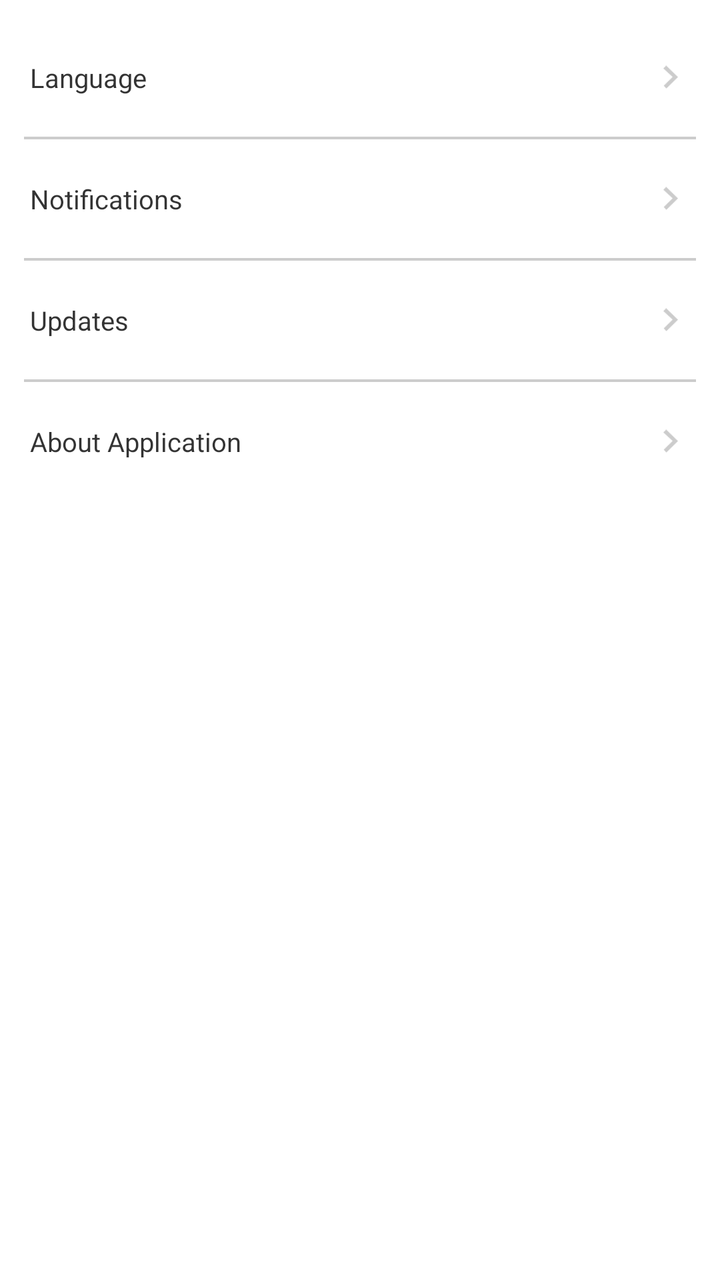
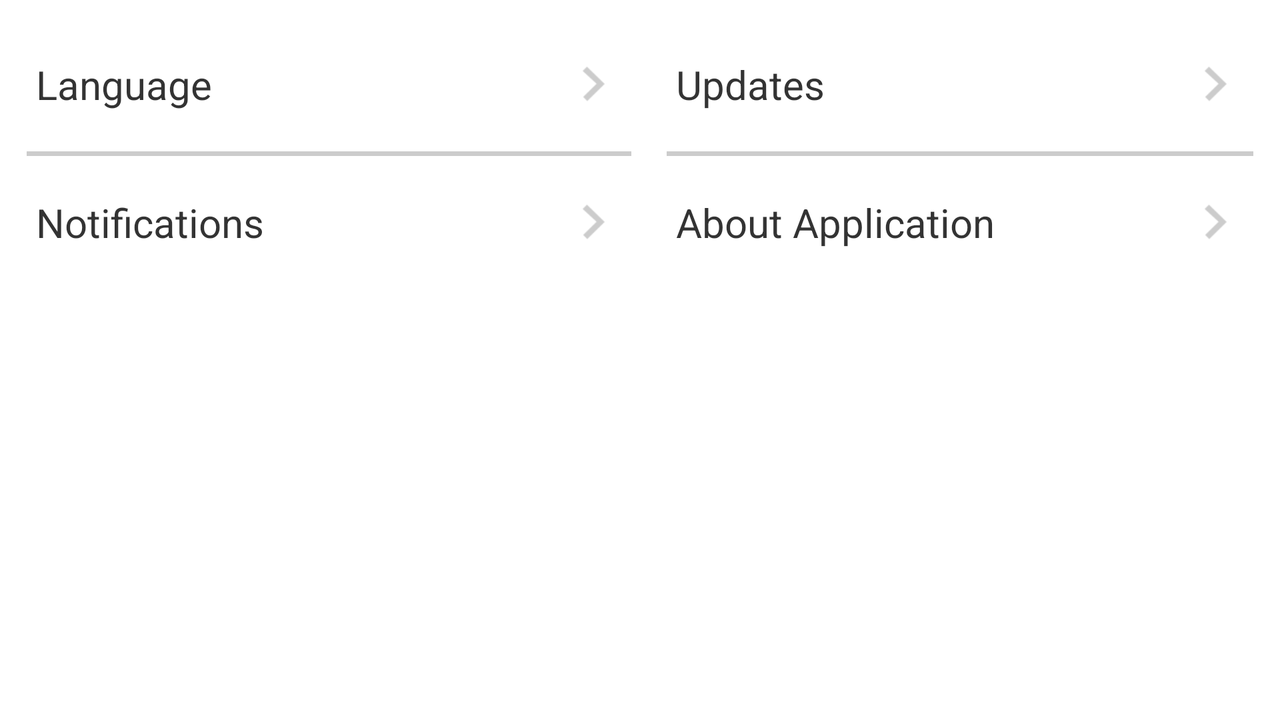

Compare how this app lays out the same screen by default and in its alternative resource folder. The renders come first, then the two layout files and the values they reference.
<!-- AndroidManifest.xml: application theme android:Theme.Holo.Light.NoActionBar -->
<!-- res/layout/fragment_preference.xml -->
<LinearLayout xmlns:android="http://schemas.android.com/apk/res/android"
    xmlns:tools="http://schemas.android.com/tools"
    android:layout_width="match_parent"
    android:layout_height="match_parent"
    android:background="@drawable/bg"
    android:orientation="vertical" >

    <LinearLayout
        android:layout_width="match_parent"
        android:layout_height="wrap_content"
        android:layout_margin="@dimen/layout_30"
        android:layout_weight="1"
        android:orientation="vertical" >

        <LinearLayout
            android:id="@+id/ll_language"
            android:layout_width="match_parent"
            android:layout_height="@dimen/layout_200"
            android:background="#ffffff"
            android:clickable="true"
            android:gravity="center"
            android:onClick="onClick"
            android:orientation="horizontal" >

            <TextView
                style="@style/styleTextView_row"
                android:layout_width="wrap_content"
                android:layout_height="wrap_content"
                android:layout_marginLeft="@dimen/layout_20"
                android:text="@string/s_language" />

            <View
                android:layout_width="match_parent"
                android:layout_height="0dp"
                android:layout_weight="1" />

            <ImageView
                android:layout_width="@dimen/layout_25"
                android:layout_height="@dimen/layout_40"
                android:layout_margin="@dimen/layout_40"
                android:src="@drawable/arrow" />
        </LinearLayout>

        <View
            android:layout_width="match_parent"
            android:layout_height="@dimen/layout_5"
            android:layout_marginLeft="@dimen/layout_10"
            android:layout_marginRight="@dimen/layout_10"
            android:background="#cccccc" />

        <LinearLayout
            android:id="@+id/ll_notifications"
            android:layout_width="match_parent"
            android:layout_height="@dimen/layout_200"
            android:background="#ffffff"
            android:clickable="true"
            android:gravity="center"
            android:onClick="onClick"
            android:orientation="horizontal" >

            <TextView
                style="@style/styleTextView_row"
                android:layout_width="wrap_content"
                android:layout_height="match_parent"
                android:layout_marginLeft="@dimen/layout_20"
                android:gravity="center"
                android:text="@string/s_notifications" />

            <View
                android:layout_width="match_parent"
                android:layout_height="0dp"
                android:layout_weight="1" />

            <ImageView
                android:layout_width="@dimen/layout_25"
                android:layout_height="@dimen/layout_40"
                android:layout_margin="@dimen/layout_40"
                android:src="@drawable/arrow" />
        </LinearLayout>

        <View
            android:layout_width="match_parent"
            android:layout_height="@dimen/layout_5"
            android:layout_marginLeft="@dimen/layout_10"
            android:layout_marginRight="@dimen/layout_10"
            android:background="#cccccc" />

        <LinearLayout
            android:id="@+id/ll_update"
            android:layout_width="match_parent"
            android:layout_height="@dimen/layout_200"
            android:background="#ffffff"
            android:clickable="true"
            android:gravity="center"
            android:onClick="onClick"
            android:orientation="horizontal" >

            <TextView
                style="@style/styleTextView_row"
                android:layout_width="wrap_content"
                android:layout_height="match_parent"
                android:layout_marginLeft="@dimen/layout_20"
                android:gravity="center"
                android:text="@string/s_update" />

            <View
                android:layout_width="match_parent"
                android:layout_height="0dp"
                android:layout_weight="1" />

            <ImageView
                android:layout_width="@dimen/layout_25"
                android:layout_height="@dimen/layout_40"
                android:layout_margin="@dimen/layout_40"
                android:src="@drawable/arrow" />
        </LinearLayout>

        <View
            android:layout_width="match_parent"
            android:layout_height="@dimen/layout_5"
            android:layout_marginLeft="@dimen/layout_10"
            android:layout_marginRight="@dimen/layout_10"
            android:background="#cccccc" />

        <LinearLayout
            android:id="@+id/ll_about_application"
            android:layout_width="match_parent"
            android:layout_height="@dimen/layout_200"
            android:background="#ffffff"
            android:clickable="true"
            android:gravity="center"
            android:onClick="onClick"
            android:orientation="horizontal" >

            <TextView
                style="@style/styleTextView_row"
                android:layout_width="wrap_content"
                android:layout_height="match_parent"
                android:layout_marginLeft="@dimen/layout_20"
                android:gravity="center"
                android:text="@string/s_about_application" />

            <View
                android:layout_width="match_parent"
                android:layout_height="0dp"
                android:layout_weight="1" />

            <ImageView
                android:layout_width="@dimen/layout_25"
                android:layout_height="@dimen/layout_40"
                android:layout_margin="@dimen/layout_40"
                android:src="@drawable/arrow" />
        </LinearLayout>
    </LinearLayout>

</LinearLayout>
<!-- resources referenced by this layout -->
<resources>
  <!-- from res/values-w320dp/ -->
  <dimen name="layout_10">2.96dp</dimen>
  <!-- from res/values-w320dp/ -->
  <dimen name="layout_20">5.93dp</dimen>
  <!-- from res/values-w320dp/ -->
  <dimen name="layout_200">59.26dp</dimen>
  <!-- from res/values-w320dp/ -->
  <dimen name="layout_25">7.41dp</dimen>
  <!-- from res/values-w320dp/ -->
  <dimen name="layout_30">8.89dp</dimen>
  <!-- from res/values-w320dp/ -->
  <dimen name="layout_40">11.85dp</dimen>
  <!-- from res/values-w320dp/ -->
  <dimen name="layout_5">1.48dp</dimen>
  <!-- drawable arrow: png bitmap (drawable-xxhdpi, 1460 bytes) -->
  <string name="s_about_application">About Application</string>
  <string name="s_language">Language</string>
  <string name="s_notifications">Notifications</string>
  <string name="s_update">Updates</string>
  <style name="styleTextView_row">
          <item name="android:textSize">@dimen/textSize45</item>
          <item name="android:textColor">#000000</item>
          <item name="android:alpha">0.8</item>
      </style>
  <!-- from res/values-w320dp/ -->
  <dimen name="textSize45">13.33sp</dimen>
</resources>
<!-- res/layout-land/fragment_preference.xml (the repository's variant of the layout above) -->
<!-- drawn on the phone turned sideways -->
<LinearLayout xmlns:android="http://schemas.android.com/apk/res/android"
    xmlns:tools="http://schemas.android.com/tools"
    android:layout_width="match_parent"
    android:layout_height="match_parent"
    android:background="@drawable/bg"
    android:orientation="vertical" >

    <LinearLayout
        android:layout_width="match_parent"
        android:layout_height="wrap_content"
        android:layout_margin="@dimen/layout_20"
        android:layout_weight="1"
        android:orientation="horizontal" >

        <LinearLayout
            android:layout_width="match_parent"
            android:layout_height="wrap_content"
            android:layout_weight="1"
            android:orientation="vertical" >

            <LinearLayout
                android:id="@+id/ll_language"
                android:layout_width="match_parent"
                android:layout_height="@dimen/layout_150"
                android:background="#ffffff"
                android:clickable="true"
                android:gravity="center"
                android:onClick="onClick"
                android:orientation="horizontal" >

                <TextView
                    style="@style/styleTextView_row"
                    android:layout_width="wrap_content"
                    android:layout_height="wrap_content"
                    android:layout_marginLeft="@dimen/layout_20"
                    android:text="@string/s_language" />

                <View
                    android:layout_width="match_parent"
                    android:layout_height="0dp"
                    android:layout_weight="1" />

                <ImageView
                    android:layout_width="@dimen/layout_25"
                    android:layout_height="@dimen/layout_40"
                    android:layout_margin="@dimen/layout_40"
                    android:src="@drawable/arrow" />
            </LinearLayout>

            <View
                android:layout_width="match_parent"
                android:layout_height="@dimen/layout_5"
                android:layout_marginLeft="@dimen/layout_10"
                android:layout_marginRight="@dimen/layout_10"
                android:background="#cccccc" />

            <LinearLayout
                android:id="@+id/ll_notifications"
                android:layout_width="match_parent"
                android:layout_height="@dimen/layout_150"
                android:background="#ffffff"
                android:clickable="true"
                android:gravity="center"
                android:onClick="onClick"
                android:orientation="horizontal" >

                <TextView
                    style="@style/styleTextView_row"
                    android:layout_width="wrap_content"
                    android:layout_height="match_parent"
                    android:layout_marginLeft="@dimen/layout_20"
                    android:gravity="center"
                    android:text="@string/s_notifications" />

                <View
                    android:layout_width="match_parent"
                    android:layout_height="0dp"
                    android:layout_weight="1" />

                <ImageView
                    android:layout_width="@dimen/layout_25"
                    android:layout_height="@dimen/layout_40"
                    android:layout_margin="@dimen/layout_40"
                    android:src="@drawable/arrow" />
            </LinearLayout>
        </LinearLayout>

        <LinearLayout
            android:layout_width="match_parent"
            android:layout_height="wrap_content"
            android:layout_marginLeft="@dimen/layout_20"
            android:layout_weight="1"
            android:orientation="vertical" >

            <LinearLayout
                android:id="@+id/ll_update"
                android:layout_width="match_parent"
                android:layout_height="@dimen/layout_150"
                android:background="#ffffff"
                android:clickable="true"
                android:gravity="center"
                android:onClick="onClick"
                android:orientation="horizontal" >

                <TextView
                    style="@style/styleTextView_row"
                    android:layout_width="wrap_content"
                    android:layout_height="match_parent"
                    android:layout_marginLeft="@dimen/layout_20"
                    android:gravity="center"
                    android:text="@string/s_update" />

                <View
                    android:layout_width="match_parent"
                    android:layout_height="0dp"
                    android:layout_weight="1" />

                <ImageView
                    android:layout_width="@dimen/layout_25"
                    android:layout_height="@dimen/layout_40"
                    android:layout_margin="@dimen/layout_40"
                    android:src="@drawable/arrow" />
            </LinearLayout>

            <View
                android:layout_width="match_parent"
                android:layout_height="@dimen/layout_5"
                android:layout_marginLeft="@dimen/layout_10"
                android:layout_marginRight="@dimen/layout_10"
                android:background="#cccccc" />

            <LinearLayout
                android:id="@+id/ll_about_application"
                android:layout_width="match_parent"
                android:layout_height="@dimen/layout_150"
                android:background="#ffffff"
                android:clickable="true"
                android:gravity="center"
                android:onClick="onClick"
                android:orientation="horizontal" >

                <TextView
                    style="@style/styleTextView_row"
                    android:layout_width="wrap_content"
                    android:layout_height="match_parent"
                    android:layout_marginLeft="@dimen/layout_20"
                    android:gravity="center"
                    android:text="@string/s_about_application" />

                <View
                    android:layout_width="match_parent"
                    android:layout_height="0dp"
                    android:layout_weight="1" />

                <ImageView
                    android:layout_width="@dimen/layout_25"
                    android:layout_height="@dimen/layout_40"
                    android:layout_margin="@dimen/layout_40"
                    android:src="@drawable/arrow" />
            </LinearLayout>
        </LinearLayout>
    </LinearLayout>

</LinearLayout>
<!-- resources referenced by the variant -->
<!-- as the phone turned sideways resolves them -->
<resources>
  <!-- from res/values-w480dp/ -->
  <dimen name="layout_10">4.44dp</dimen>
  <!-- from res/values-w480dp/ -->
  <dimen name="layout_150">66.67dp</dimen>
  <!-- from res/values-w480dp/ -->
  <dimen name="layout_20">8.89dp</dimen>
  <!-- from res/values-w480dp/ -->
  <dimen name="layout_25">11.11dp</dimen>
  <!-- from res/values-w480dp/ -->
  <dimen name="layout_40">17.78dp</dimen>
  <!-- from res/values-w480dp/ -->
  <dimen name="layout_5">2.22dp</dimen>
  <!-- drawable arrow: png bitmap (drawable-xxhdpi, 1460 bytes) -->
  <string name="s_about_application">About Application</string>
  <string name="s_language">Language</string>
  <string name="s_notifications">Notifications</string>
  <string name="s_update">Updates</string>
  <style name="styleTextView_row">
          <item name="android:textSize">@dimen/textSize45</item>
          <item name="android:textColor">#000000</item>
          <item name="android:alpha">0.8</item>
      </style>
  <!-- from res/values-w480dp/ -->
  <dimen name="textSize45">20.00sp</dimen>
</resources>
